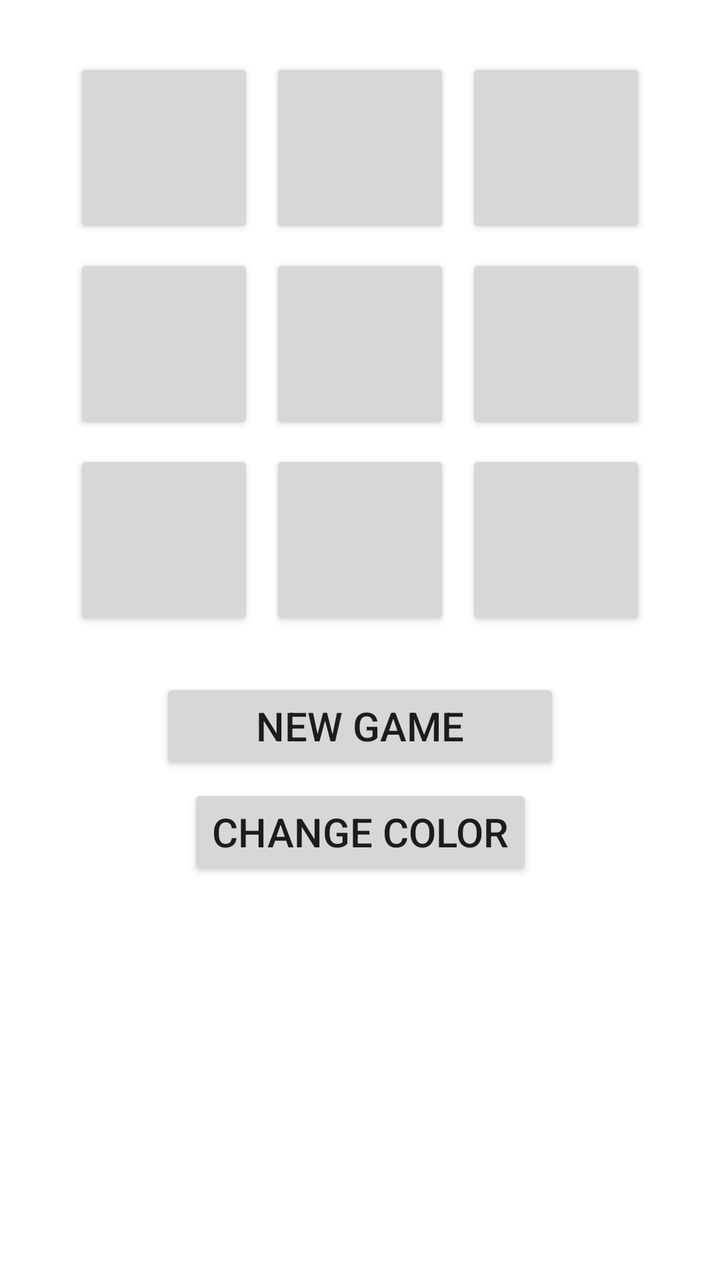
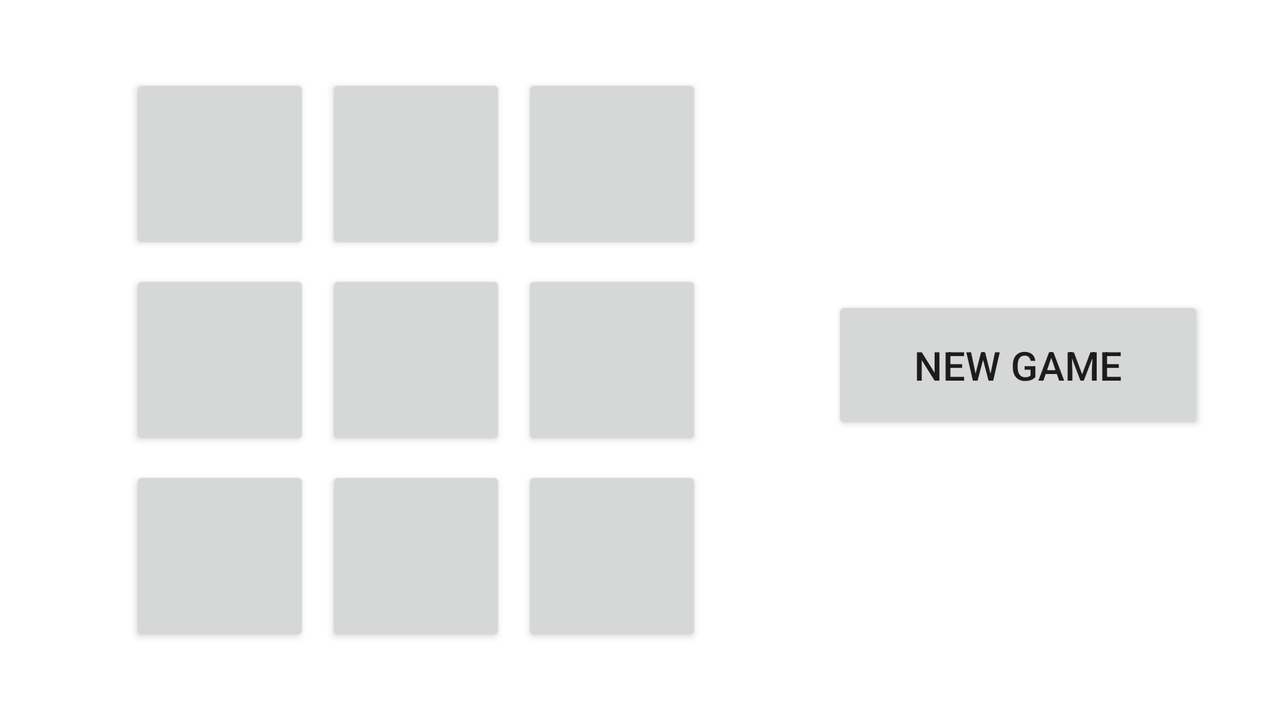

An Android layout and its configuration variant, each rendered on a device that would load it. The default file and the variant file are quoted in full after the pictures.
<!-- AndroidManifest.xml: application theme Theme.LightsOut -->
<!-- res/layout/activity_main.xml -->
<?xml version="1.0" encoding="utf-8"?>
<androidx.constraintlayout.widget.ConstraintLayout xmlns:android="http://schemas.android.com/apk/res/android"
    xmlns:app="http://schemas.android.com/apk/res-auto"
    xmlns:tools="http://schemas.android.com/tools"
    android:layout_width="match_parent"
    android:layout_height="match_parent">

    <GridLayout
        android:id="@+id/light_grid"
        android:layout_width="wrap_content"
        android:layout_height="wrap_content"
        android:useDefaultMargins="true"
        android:columnCount="3"
        android:rowCount="3"
        android:layout_margin="25dp"
        app:layout_constraintLeft_toLeftOf="parent"
        app:layout_constraintRight_toRightOf="parent"
        app:layout_constraintTop_toTopOf="parent" >
        <Button
            android:onClick="onLightButtonClick"
            style="@style/LightButton" />
        <Button
            android:onClick="onLightButtonClick"
            style="@style/LightButton" />
        <Button
            android:onClick="onLightButtonClick"
            style="@style/LightButton" />
        <Button
            android:onClick="onLightButtonClick"
            style="@style/LightButton" />
        <Button
            android:onClick="onLightButtonClick"
            style="@style/LightButton" />
        <Button
            android:onClick="onLightButtonClick"
            style="@style/LightButton" />
        <Button
            android:onClick="onLightButtonClick"
            style="@style/LightButton" />
        <Button
            android:onClick="onLightButtonClick"
            style="@style/LightButton" />
        <Button
            android:onClick="onLightButtonClick"
            style="@style/LightButton" />
    </GridLayout>

    <Button
        android:id="@+id/new_game_button"
        style="@style/GameOptionButton"
        android:layout_marginTop="20dp"
        android:text="@string/new_game"
        android:onClick="onNewGameClick"
        app:layout_constraintLeft_toLeftOf="parent"
        app:layout_constraintRight_toRightOf="parent"
        app:layout_constraintTop_toBottomOf="@id/light_grid" />
    <Button
        style="@style/GameOptionButton"
        android:layout_width="wrap_content"
        android:layout_height="wrap_content"
        android:text="@string/color_button"
        android:onClick="onChangeColorClick"
        app:layout_constraintLeft_toLeftOf="@id/new_game_button"
        app:layout_constraintRight_toRightOf="@id/new_game_button"
        app:layout_constraintTop_toBottomOf="@id/new_game_button"
    />

</androidx.constraintlayout.widget.ConstraintLayout>
<!-- resources referenced by this layout -->
<resources>
  <string name="color_button">Change Color</string>
  <string name="new_game">New Game</string>
  <style name="GameOptionButton">
          <item name="android:layout_height">wrap_content</item>
          <item name="android:layout_width">200dp</item>
          <item name="android:layout_marginTop">5dp</item>
          <item name="android:layout_marginLeft">20dp</item>
          <item name="android:layout_marginRight">20dp</item>
          <item name="android:textSize">20sp</item>
      </style>
  <style name="LightButton">
          <item name="android:layout_height">90dp</item>
          <item name="android:layout_width">90dp</item>
      </style>
  <style name="Theme.LightsOut" parent="Theme.MaterialComponents.DayNight.DarkActionBar">
          
          <item name="colorPrimary">@color/purple_500</item>
          <item name="colorPrimaryVariant">@color/purple_700</item>
          <item name="colorOnPrimary">@color/white</item>
          
          <item name="colorSecondary">@color/teal_200</item>
          <item name="colorSecondaryVariant">@color/teal_700</item>
          <item name="colorOnSecondary">@color/black</item>
          
          <item name="android:statusBarColor" tools:targetApi="l">?attr/colorPrimaryVariant</item>
          
      </style>
  <color name="purple_500">#FF6200EE</color>
  <color name="purple_700">#FF3700B3</color>
  <color name="white">#FFFFFFFF</color>
  <color name="teal_200">#FF03DAC5</color>
  <color name="teal_700">#FF018786</color>
  <color name="black">#000</color>
</resources>
<!-- res/layout-land/activity_main.xml (the author's variant of the layout above) -->
<!-- drawn on the phone turned sideways -->
<?xml version="1.0" encoding="utf-8"?>
<androidx.constraintlayout.widget.ConstraintLayout xmlns:android="http://schemas.android.com/apk/res/android"
    xmlns:app="http://schemas.android.com/apk/res-auto"
    xmlns:tools="http://schemas.android.com/tools"
    android:layout_width="match_parent"
    android:layout_height="match_parent">

    <GridLayout
        android:id="@+id/light_grid"
        android:layout_width="wrap_content"
        android:layout_height="wrap_content"
        android:useDefaultMargins="true"
        android:columnCount="3"
        android:rowCount="3"
        android:layout_margin="5dp"
        app:layout_constraintLeft_toLeftOf="parent"
        app:layout_constraintRight_toLeftOf="@+id/new_game_button"
        app:layout_constraintTop_toTopOf="parent"
        app:layout_constraintBottom_toBottomOf="parent" >
        <Button
            android:onClick="onLightButtonClick"
            style="@style/LightButton" />
        <Button
            android:onClick="onLightButtonClick"
            style="@style/LightButton" />
        <Button
            android:onClick="onLightButtonClick"
            style="@style/LightButton" />
        <Button
            android:onClick="onLightButtonClick"
            style="@style/LightButton" />
        <Button
            android:onClick="onLightButtonClick"
            style="@style/LightButton" />
        <Button
            android:onClick="onLightButtonClick"
            style="@style/LightButton" />
        <Button
            android:onClick="onLightButtonClick"
            style="@style/LightButton" />
        <Button
            android:onClick="onLightButtonClick"
            style="@style/LightButton" />
        <Button
            android:onClick="onLightButtonClick"
            style="@style/LightButton" />
    </GridLayout>

    <Button
        android:id="@+id/new_game_button"
        style="@style/GameOptionButton"
        android:layout_width="186dp"
        android:layout_height="69dp"
        android:layout_marginStart="416dp"
        android:layout_marginTop="148dp"
        android:onClick="onNewGameClick"
        android:text="@string/new_game"
        app:layout_constraintLeft_toRightOf="@+id/light_grid"
        app:layout_constraintRight_toRightOf="parent"
        app:layout_constraintStart_toStartOf="parent"
        app:layout_constraintTop_toTopOf="parent" />


</androidx.constraintlayout.widget.ConstraintLayout>
<!-- resources referenced by the variant -->
<!-- as the phone turned sideways resolves them -->
<resources>
  <string name="new_game">New Game</string>
  <style name="GameOptionButton">
          <item name="android:layout_height">wrap_content</item>
          <item name="android:layout_width">200dp</item>
          <item name="android:layout_marginTop">5dp</item>
          <item name="android:layout_marginLeft">20dp</item>
          <item name="android:layout_marginRight">20dp</item>
          <item name="android:textSize">20sp</item>
      </style>
  <style name="LightButton">
          <item name="android:layout_height">90dp</item>
          <item name="android:layout_width">90dp</item>
      </style>
  <style name="Theme.LightsOut" parent="Theme.MaterialComponents.DayNight.DarkActionBar">
          
          <item name="colorPrimary">@color/purple_500</item>
          <item name="colorPrimaryVariant">@color/purple_700</item>
          <item name="colorOnPrimary">@color/white</item>
          
          <item name="colorSecondary">@color/teal_200</item>
          <item name="colorSecondaryVariant">@color/teal_700</item>
          <item name="colorOnSecondary">@color/black</item>
          
          <item name="android:statusBarColor" tools:targetApi="l">?attr/colorPrimaryVariant</item>
          
      </style>
  <color name="purple_500">#FF6200EE</color>
  <color name="purple_700">#FF3700B3</color>
  <color name="white">#FFFFFFFF</color>
  <color name="teal_200">#FF03DAC5</color>
  <color name="teal_700">#FF018786</color>
  <color name="black">#000</color>
</resources>
